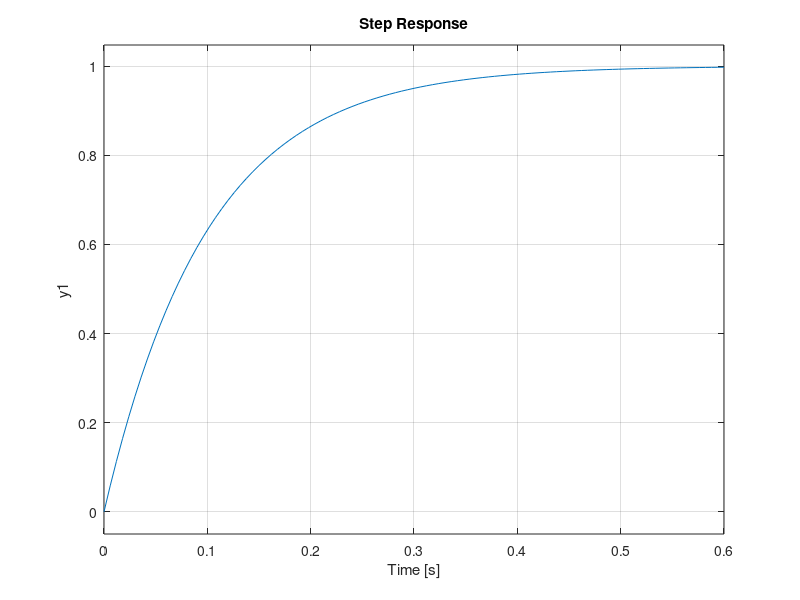

Write MATLAB code to recreate this figure. (Note: this script raises an error after producing the figure.)
K = 1;
R = 10e3;
C = 1e-7;
T = R * C;
num =[0 K];
den = [0.1 1];
G = tf(num,den);
step(G)
[y, t] = step(G);        
info = stepinfo(y, t);      
hold on
